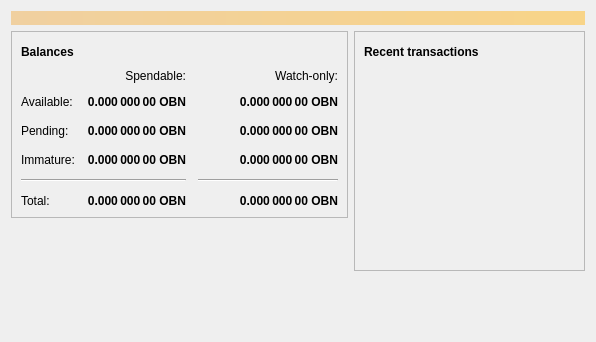
<?xml version="1.0" encoding="UTF-8"?>
<ui version="4.0">
 <class>OverviewPage</class>
 <widget class="QWidget" name="OverviewPage">
  <property name="geometry">
   <rect>
    <x>0</x>
    <y>0</y>
    <width>596</width>
    <height>342</height>
   </rect>
  </property>
  <property name="windowTitle">
   <string>Form</string>
  </property>
  <layout class="QVBoxLayout" name="topLayout">
   <item>
    <widget class="QLabel" name="labelAlerts">
     <property name="visible">
      <bool>false</bool>
     </property>
     <property name="styleSheet">
      <string notr="true">QLabel { background-color: qlineargradient(x1: 0, y1: 0, x2: 1, y2: 0, stop:0 #F0D0A0, stop:1 #F8D488); color:#000000; }</string>
     </property>
     <property name="wordWrap">
      <bool>true</bool>
     </property>
     <property name="margin">
      <number>3</number>
     </property>
     <property name="textInteractionFlags">
      <set>Qt::TextSelectableByMouse</set>
     </property>
    </widget>
   </item>
   <item>
    <layout class="QHBoxLayout" name="horizontalLayout" stretch="1,1">
     <item>
      <layout class="QVBoxLayout" name="verticalLayout_2">
       <item>
        <widget class="QFrame" name="frame">
         <property name="frameShape">
          <enum>QFrame::StyledPanel</enum>
         </property>
         <property name="frameShadow">
          <enum>QFrame::Raised</enum>
         </property>
         <layout class="QVBoxLayout" name="verticalLayout_4">
          <item>
           <layout class="QHBoxLayout" name="horizontalLayout_4">
            <item>
             <widget class="QLabel" name="label_5">
              <property name="font">
               <font>
                <weight>75</weight>
                <bold>true</bold>
               </font>
              </property>
              <property name="text">
               <string>Balances</string>
              </property>
             </widget>
            </item>
            <item>
             <widget class="QPushButton" name="labelWalletStatus">
              <property name="enabled">
               <bool>true</bool>
              </property>
              <property name="maximumSize">
               <size>
                <width>30</width>
                <height>16777215</height>
               </size>
              </property>
              <property name="toolTip">
               <string>The displayed information may be out of date. Your wallet automatically synchronizes with the Obsidian network after a connection is established, but this process has not completed yet.</string>
              </property>
              <property name="text">
               <string/>
              </property>
              <property name="icon">
               <iconset resource="../bitcoin.qrc">
                <normaloff>:/icons/warning</normaloff>
                <disabledoff>:/icons/warning</disabledoff>:/icons/warning</iconset>
              </property>
              <property name="iconSize">
               <size>
                <width>24</width>
                <height>24</height>
               </size>
              </property>
              <property name="flat">
               <bool>true</bool>
              </property>
             </widget>
            </item>
            <item>
             <spacer name="horizontalSpacer_3">
              <property name="orientation">
               <enum>Qt::Horizontal</enum>
              </property>
              <property name="sizeHint" stdset="0">
               <size>
                <width>40</width>
                <height>20</height>
               </size>
              </property>
             </spacer>
            </item>
           </layout>
          </item>
          <item>
           <layout class="QGridLayout" name="gridLayout">
            <property name="spacing">
             <number>12</number>
            </property>
            <item row="2" column="2">
             <widget class="QLabel" name="labelWatchPending">
              <property name="font">
               <font>
                <weight>75</weight>
                <bold>true</bold>
               </font>
              </property>
              <property name="cursor">
               <cursorShape>IBeamCursor</cursorShape>
              </property>
              <property name="toolTip">
               <string>Unconfirmed transactions to watch-only addresses</string>
              </property>
              <property name="text">
               <string notr="true">0.000 000 00 OBN</string>
              </property>
              <property name="alignment">
               <set>Qt::AlignRight|Qt::AlignTrailing|Qt::AlignVCenter</set>
              </property>
              <property name="textInteractionFlags">
               <set>Qt::LinksAccessibleByMouse|Qt::TextSelectableByKeyboard|Qt::TextSelectableByMouse</set>
              </property>
             </widget>
            </item>
            <item row="2" column="1">
             <widget class="QLabel" name="labelUnconfirmed">
              <property name="font">
               <font>
                <weight>75</weight>
                <bold>true</bold>
               </font>
              </property>
              <property name="cursor">
               <cursorShape>IBeamCursor</cursorShape>
              </property>
              <property name="toolTip">
               <string>Total of transactions that have yet to be confirmed, and do not yet count toward the spendable balance</string>
              </property>
              <property name="text">
               <string notr="true">0.000 000 00 OBN</string>
              </property>
              <property name="alignment">
               <set>Qt::AlignRight|Qt::AlignTrailing|Qt::AlignVCenter</set>
              </property>
              <property name="textInteractionFlags">
               <set>Qt::LinksAccessibleByMouse|Qt::TextSelectableByKeyboard|Qt::TextSelectableByMouse</set>
              </property>
             </widget>
            </item>
            <item row="3" column="2">
             <widget class="QLabel" name="labelWatchImmature">
              <property name="font">
               <font>
                <weight>75</weight>
                <bold>true</bold>
               </font>
              </property>
              <property name="cursor">
               <cursorShape>IBeamCursor</cursorShape>
              </property>
              <property name="toolTip">
               <string>Mined balance in watch-only addresses that has not yet matured</string>
              </property>
              <property name="text">
               <string notr="true">0.000 000 00 OBN</string>
              </property>
              <property name="alignment">
               <set>Qt::AlignRight|Qt::AlignTrailing|Qt::AlignVCenter</set>
              </property>
              <property name="textInteractionFlags">
               <set>Qt::LinksAccessibleByMouse|Qt::TextSelectableByKeyboard|Qt::TextSelectableByMouse</set>
              </property>
             </widget>
            </item>
            <item row="4" column="0" colspan="2">
             <widget class="Line" name="line">
              <property name="orientation">
               <enum>Qt::Horizontal</enum>
              </property>
             </widget>
            </item>
            <item row="4" column="2">
             <widget class="Line" name="lineWatchBalance">
              <property name="sizePolicy">
               <sizepolicy hsizetype="Preferred" vsizetype="Fixed">
                <horstretch>0</horstretch>
                <verstretch>0</verstretch>
               </sizepolicy>
              </property>
              <property name="minimumSize">
               <size>
                <width>140</width>
                <height>0</height>
               </size>
              </property>
              <property name="orientation">
               <enum>Qt::Horizontal</enum>
              </property>
             </widget>
            </item>
            <item row="5" column="0">
             <widget class="QLabel" name="labelTotalText">
              <property name="text">
               <string>Total:</string>
              </property>
             </widget>
            </item>
            <item row="3" column="1">
             <widget class="QLabel" name="labelImmature">
              <property name="font">
               <font>
                <weight>75</weight>
                <bold>true</bold>
               </font>
              </property>
              <property name="cursor">
               <cursorShape>IBeamCursor</cursorShape>
              </property>
              <property name="toolTip">
               <string>Mined balance that has not yet matured</string>
              </property>
              <property name="text">
               <string notr="true">0.000 000 00 OBN</string>
              </property>
              <property name="alignment">
               <set>Qt::AlignRight|Qt::AlignTrailing|Qt::AlignVCenter</set>
              </property>
              <property name="textInteractionFlags">
               <set>Qt::LinksAccessibleByMouse|Qt::TextSelectableByKeyboard|Qt::TextSelectableByMouse</set>
              </property>
             </widget>
            </item>
            <item row="2" column="3">
             <spacer name="horizontalSpacer_2">
              <property name="orientation">
               <enum>Qt::Horizontal</enum>
              </property>
              <property name="sizeHint" stdset="0">
               <size>
                <width>40</width>
                <height>20</height>
               </size>
              </property>
             </spacer>
            </item>
            <item row="3" column="0">
             <widget class="QLabel" name="labelImmatureText">
              <property name="text">
               <string>Immature:</string>
              </property>
             </widget>
            </item>
            <item row="5" column="1">
             <widget class="QLabel" name="labelTotal">
              <property name="font">
               <font>
                <weight>75</weight>
                <bold>true</bold>
               </font>
              </property>
              <property name="cursor">
               <cursorShape>IBeamCursor</cursorShape>
              </property>
              <property name="toolTip">
               <string>Your current total balance</string>
              </property>
              <property name="text">
               <string notr="true">0.000 000 00 OBN</string>
              </property>
              <property name="alignment">
               <set>Qt::AlignRight|Qt::AlignTrailing|Qt::AlignVCenter</set>
              </property>
              <property name="textInteractionFlags">
               <set>Qt::LinksAccessibleByMouse|Qt::TextSelectableByKeyboard|Qt::TextSelectableByMouse</set>
              </property>
             </widget>
            </item>
            <item row="5" column="2">
             <widget class="QLabel" name="labelWatchTotal">
              <property name="font">
               <font>
                <weight>75</weight>
                <bold>true</bold>
               </font>
              </property>
              <property name="cursor">
               <cursorShape>IBeamCursor</cursorShape>
              </property>
              <property name="toolTip">
               <string>Current total balance in watch-only addresses</string>
              </property>
              <property name="text">
               <string notr="true">0.000 000 00 OBN</string>
              </property>
              <property name="alignment">
               <set>Qt::AlignRight|Qt::AlignTrailing|Qt::AlignVCenter</set>
              </property>
              <property name="textInteractionFlags">
               <set>Qt::LinksAccessibleByMouse|Qt::TextSelectableByKeyboard|Qt::TextSelectableByMouse</set>
              </property>
             </widget>
            </item>
            <item row="0" column="2">
             <widget class="QLabel" name="labelWatchonly">
              <property name="text">
               <string>Watch-only:</string>
              </property>
              <property name="alignment">
               <set>Qt::AlignRight|Qt::AlignTrailing|Qt::AlignVCenter</set>
              </property>
             </widget>
            </item>
            <item row="1" column="0">
             <widget class="QLabel" name="labelBalanceText">
              <property name="text">
               <string>Available:</string>
              </property>
             </widget>
            </item>
            <item row="1" column="1">
             <widget class="QLabel" name="labelBalance">
              <property name="font">
               <font>
                <weight>75</weight>
                <bold>true</bold>
               </font>
              </property>
              <property name="cursor">
               <cursorShape>IBeamCursor</cursorShape>
              </property>
              <property name="toolTip">
               <string>Your current spendable balance</string>
              </property>
              <property name="text">
               <string notr="true">0.000 000 00 OBN</string>
              </property>
              <property name="alignment">
               <set>Qt::AlignRight|Qt::AlignTrailing|Qt::AlignVCenter</set>
              </property>
              <property name="textInteractionFlags">
               <set>Qt::LinksAccessibleByMouse|Qt::TextSelectableByKeyboard|Qt::TextSelectableByMouse</set>
              </property>
             </widget>
            </item>
            <item row="1" column="2">
             <widget class="QLabel" name="labelWatchAvailable">
              <property name="font">
               <font>
                <weight>75</weight>
                <bold>true</bold>
               </font>
              </property>
              <property name="cursor">
               <cursorShape>IBeamCursor</cursorShape>
              </property>
              <property name="toolTip">
               <string>Your current balance in watch-only addresses</string>
              </property>
              <property name="text">
               <string notr="true">0.000 000 00 OBN</string>
              </property>
              <property name="alignment">
               <set>Qt::AlignRight|Qt::AlignTrailing|Qt::AlignVCenter</set>
              </property>
              <property name="textInteractionFlags">
               <set>Qt::LinksAccessibleByMouse|Qt::TextSelectableByKeyboard|Qt::TextSelectableByMouse</set>
              </property>
             </widget>
            </item>
            <item row="2" column="0">
             <widget class="QLabel" name="labelPendingText">
              <property name="text">
               <string>Pending:</string>
              </property>
             </widget>
            </item>
            <item row="0" column="1">
             <widget class="QLabel" name="labelSpendable">
              <property name="text">
               <string>Spendable:</string>
              </property>
              <property name="alignment">
               <set>Qt::AlignRight|Qt::AlignTrailing|Qt::AlignVCenter</set>
              </property>
             </widget>
            </item>
           </layout>
          </item>
         </layout>
        </widget>
       </item>
       <item>
        <spacer name="verticalSpacer">
         <property name="orientation">
          <enum>Qt::Vertical</enum>
         </property>
         <property name="sizeHint" stdset="0">
          <size>
           <width>20</width>
           <height>40</height>
          </size>
         </property>
        </spacer>
       </item>
      </layout>
     </item>
     <item>
      <layout class="QVBoxLayout" name="verticalLayout_3">
       <item>
        <widget class="QFrame" name="frame_2">
         <property name="frameShape">
          <enum>QFrame::StyledPanel</enum>
         </property>
         <property name="frameShadow">
          <enum>QFrame::Raised</enum>
         </property>
         <layout class="QVBoxLayout" name="verticalLayout">
          <item>
           <layout class="QHBoxLayout" name="horizontalLayout_2">
            <item>
             <widget class="QLabel" name="label_4">
              <property name="font">
               <font>
                <weight>75</weight>
                <bold>true</bold>
               </font>
              </property>
              <property name="text">
               <string>Recent transactions</string>
              </property>
             </widget>
            </item>
            <item>
             <widget class="QPushButton" name="labelTransactionsStatus">
              <property name="enabled">
               <bool>true</bool>
              </property>
              <property name="maximumSize">
               <size>
                <width>30</width>
                <height>16777215</height>
               </size>
              </property>
              <property name="toolTip">
               <string>The displayed information may be out of date. Your wallet automatically synchronizes with the Obsidian network after a connection is established, but this process has not completed yet.</string>
              </property>
              <property name="text">
               <string/>
              </property>
              <property name="icon">
               <iconset resource="../bitcoin.qrc">
                <normaloff>:/icons/warning</normaloff>
                <disabledoff>:/icons/warning</disabledoff>:/icons/warning</iconset>
              </property>
              <property name="iconSize">
               <size>
                <width>24</width>
                <height>24</height>
               </size>
              </property>
              <property name="flat">
               <bool>true</bool>
              </property>
             </widget>
            </item>
            <item>
             <spacer name="horizontalSpacer">
              <property name="orientation">
               <enum>Qt::Horizontal</enum>
              </property>
              <property name="sizeHint" stdset="0">
               <size>
                <width>40</width>
                <height>20</height>
               </size>
              </property>
             </spacer>
            </item>
           </layout>
          </item>
          <item>
           <widget class="QListView" name="listTransactions">
            <property name="styleSheet">
             <string notr="true">QListView { background: transparent; }</string>
            </property>
            <property name="frameShape">
             <enum>QFrame::NoFrame</enum>
            </property>
            <property name="verticalScrollBarPolicy">
             <enum>Qt::ScrollBarAlwaysOff</enum>
            </property>
            <property name="horizontalScrollBarPolicy">
             <enum>Qt::ScrollBarAlwaysOff</enum>
            </property>
            <property name="selectionMode">
             <enum>QAbstractItemView::NoSelection</enum>
            </property>
           </widget>
          </item>
         </layout>
        </widget>
       </item>
       <item>
        <spacer name="verticalSpacer_2">
         <property name="orientation">
          <enum>Qt::Vertical</enum>
         </property>
         <property name="sizeHint" stdset="0">
          <size>
           <width>20</width>
           <height>40</height>
          </size>
         </property>
        </spacer>
       </item>
      </layout>
     </item>
    </layout>
   </item>
  </layout>
 </widget>
 <resources/>
 <connections/>
</ui>
